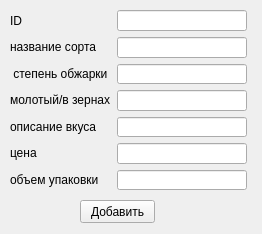
<?xml version="1.0" encoding="UTF-8"?>
<ui version="4.0">
 <class>MainWindow</class>
 <widget class="QMainWindow" name="MainWindow">
  <property name="geometry">
   <rect>
    <x>0</x>
    <y>0</y>
    <width>262</width>
    <height>234</height>
   </rect>
  </property>
  <property name="windowTitle">
   <string>MainWindow</string>
  </property>
  <widget class="QWidget" name="centralwidget">
   <widget class="QPushButton" name="pushButton">
    <property name="geometry">
     <rect>
      <x>80</x>
      <y>200</y>
      <width>75</width>
      <height>23</height>
     </rect>
    </property>
    <property name="text">
     <string>Добавить</string>
    </property>
   </widget>
   <widget class="QWidget" name="">
    <property name="geometry">
     <rect>
      <x>10</x>
      <y>10</y>
      <width>237</width>
      <height>180</height>
     </rect>
    </property>
    <layout class="QHBoxLayout" name="horizontalLayout">
     <item>
      <layout class="QVBoxLayout" name="verticalLayout">
       <item>
        <widget class="QLabel" name="label">
         <property name="text">
          <string>ID</string>
         </property>
        </widget>
       </item>
       <item>
        <widget class="QLabel" name="label_2">
         <property name="text">
          <string>название сорта</string>
         </property>
        </widget>
       </item>
       <item>
        <widget class="QLabel" name="label_3">
         <property name="text">
          <string> степень обжарки</string>
         </property>
        </widget>
       </item>
       <item>
        <widget class="QLabel" name="label_4">
         <property name="text">
          <string>молотый/в зернах</string>
         </property>
        </widget>
       </item>
       <item>
        <widget class="QLabel" name="label_5">
         <property name="text">
          <string>описание вкуса</string>
         </property>
        </widget>
       </item>
       <item>
        <widget class="QLabel" name="label_6">
         <property name="text">
          <string>цена</string>
         </property>
        </widget>
       </item>
       <item>
        <widget class="QLabel" name="label_7">
         <property name="text">
          <string>объем упаковки</string>
         </property>
        </widget>
       </item>
      </layout>
     </item>
     <item>
      <layout class="QVBoxLayout" name="verticalLayout_2">
       <item>
        <widget class="QLineEdit" name="lineEdit"/>
       </item>
       <item>
        <widget class="QLineEdit" name="lineEdit_2"/>
       </item>
       <item>
        <widget class="QLineEdit" name="lineEdit_3"/>
       </item>
       <item>
        <widget class="QLineEdit" name="lineEdit_4"/>
       </item>
       <item>
        <widget class="QLineEdit" name="lineEdit_5"/>
       </item>
       <item>
        <widget class="QLineEdit" name="lineEdit_6"/>
       </item>
       <item>
        <widget class="QLineEdit" name="lineEdit_7"/>
       </item>
      </layout>
     </item>
    </layout>
   </widget>
  </widget>
 </widget>
 <resources/>
 <connections/>
</ui>
